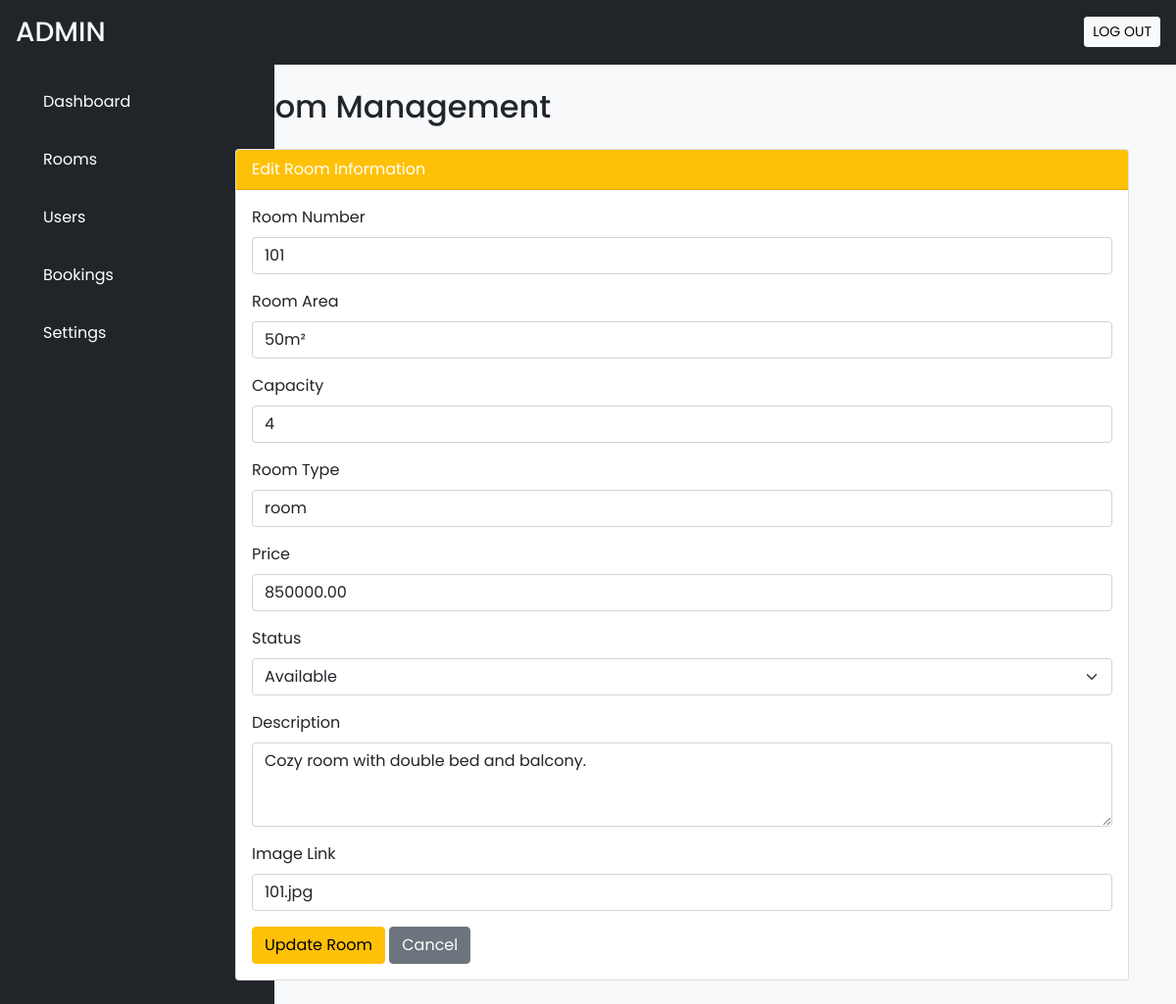
/admin/manage_rooms.php?action=edit&id=1, run on the app's committed database.
### tables this page shows
CREATE TABLE `rooms` (
  `room_id` int(11) NOT NULL,
  `room_number` varchar(10) NOT NULL,
  `room_dientich` varchar(50) NOT NULL,
  `room_songuoi` int(50) NOT NULL,
  `room_type` varchar(50) NOT NULL,
  `price` decimal(10,2) NOT NULL,
  `status` enum('available','occupied','maintenance') DEFAULT 'available',
  `description` text DEFAULT NULL,
  `room_img` varchar(240) DEFAULT NULL,
  `facilities` text DEFAULT NULL
);

### admin/manage_rooms.php (the view, shortened to what this page needs)
<?php
require('inc/db_connect.php');
$action = isset($_GET['action']) ? $_GET['action'] : '';
?>
<!DOCTYPE html>
<html lang="en">
<head>
  <link href="https://cdn.jsdelivr.net/npm/bootstrap@5.3.0/dist/css/bootstrap.min.css" rel="stylesheet">
  <?php require('inc/links.php'); ?>
</head>
<body class="bg-light">
  <?php require('inc/header.php'); ?>
  <div class="container-fluid" id="main-content">
    <div class="col-lg-10 ms-auto p-4 overflow-hidden">
      <h2 class="mb-4">Room Management</h2>
      <?php if ($action === 'add'): ?>
        <div class="card">
          <div class="card-header bg-success text-white">Add New Room</div>
          <div class="card-body">
            <form action="manage_rooms.php" method="post">
              <input type="hidden" name="action_type" value="add">
              <div class="mb-3">
                <label for="room_number" class="form-label">Room Number</label>
                <input type="text" class="form-control" name="room_number" required>
              </div>
              <div class="mb-3">
                <label for="room_dientich" class="form-label">Room Area</label>
                <input type="text" class="form-control" name="room_dientich" required>
              </div>
              <div class="mb-3">
                <label for="room_songuoi" class="form-label">Capacity</label>
                <input type="number" class="form-control" name="room_songuoi" required>
              </div>
              <div class="mb-3">
                <label for="room_type" class="form-label">Room Type</label>
                <input type="text" class="form-control" name="room_type" required>
              </div>
              <div class="mb-3">
                <label for="price" class="form-label">Price</label>
                <input type="number" step="0.01" class="form-control" name="price" required>
              </div>
              <div class="mb-3">
                <label for="status" class="form-label">Status</label>
                <select class="form-select" name="status" required>
                  <option value="available">Available</option>
                  <option value="occupied">Occupied</option>
                  <option value="maintenance">Maintenance</option>
                </select>
              </div>
              <div class="mb-3">
                <label for="description" class="form-label">Description</label>
                <textarea class="form-control" name="description" rows="3"></textarea>
              </div>
              <div class="mb-3">
                <label for="room_img" class="form-label">Image Link</label>
                <input type="text" class="form-control" name="room_img">
              </div>
              <button type="submit" class="btn btn-success">Add Room</button>
              <a href="manage_rooms.php" class="btn btn-secondary">Cancel</a>
            </form>
          </div>
        </div>
      <?php elseif ($action === 'edit' && isset($_GET['id'])): ?>
        <?php
          $id = intval($_GET['id']);
          $sql_single = "SELECT * FROM rooms WHERE room_id = $id";
          $res_single = $conn->query($sql_single);
          if ($res_single && $res_single->num_rows > 0) {
              $data = $res_single->fetch_assoc();
          } else {
              echo '<div class="alert alert-danger">Room not found.</div>';
          }
        ?>
        <?php if (isset($data)): ?>
          <div class="card">
            <div class="card-header bg-warning text-white">Edit Room Information</div>
            <div class="card-body">
              <form action="manage_rooms.php" method="post">
                <div class="mb-3">
                  <label for="room_number" class="form-label">Room Number</label>
                  <input type="text" class="form-control" name="room_number" value="<?php echo htmlspecialchars($data['room_number']); ?>" required>
                </div>
                <div class="mb-3">
                  <label for="room_dientich" class="form-label">Room Area</label>
                  <input type="text" class="form-control" name="room_dientich" value="<?php echo htmlspecialchars($data['room_dientich']); ?>" required>
                </div>
                <div class="mb-3">
                  <label for="room_songuoi" class="form-label">Capacity</label>
                  <input type="number" class="form-control" name="room_songuoi" value="<?php echo htmlspecialchars($data['room_songuoi']); ?>" required>
                </div>
                <div class="mb-3">
                  <label for="room_type" class="form-label">Room Type</label>
                  <input type="text" class="form-control" name="room_type" value="<?php echo htmlspecialchars($data['room_type']); ?>" required>
                </div>
                <div class="mb-3">
                  <label for="price" class="form-label">Price</label>
                  <input type="number" step="0.01" class="form-control" name="price" value="<?php echo htmlspecialchars($data['price']); ?>" required>
                </div>
                <div class="mb-3">
                  <label for="status" class="form-label">Status</label>
                  <select class="form-select" name="status" required>
                    <option value="available" <?php if($data['status'] == 'available') echo 'selected'; ?>>Available</option>
                  </select>
                </div>
                <div class="mb-3">
                  <label for="description" class="form-label">Description</label>
                  <textarea class="form-control" name="description" rows="3"><?php echo htmlspecialchars($data['description']); ?></textarea>
                </div>
                <div class="mb-3">
                  <label for="room_img" class="form-label">Image Link</label>
                  <input type="text" class="form-control" name="room_img" value="<?php echo htmlspecialchars($data['room_img']); ?>">
                </div>
                <button type="submit" class="btn btn-warning">Update Room</button>
                <a href="manage_rooms.php" class="btn btn-secondary">Cancel</a>
              </form>
            </div>
          </div>
        <?php endif; ?>
      <?php endif; ?>
    </div>
  </div>
</body>
</html>

### admin/css/common.css (style rules this page uses)
:root { --teal: rgb(0, 0, 0); --teal_hover: rgb(0, 0, 0); }
* { font-family: "Poppins", serif; }

### admin/manage_rooms.php (style rules this page uses)
body { background-color: #f8f9fa; }

### data on the page
rooms: room_number "101", room_dientich "50m²", room_songuoi "4", room_type "room", price "850000.00", status "Available", description "Cozy room with double bed and balcony.", room_img "101.jpg"
